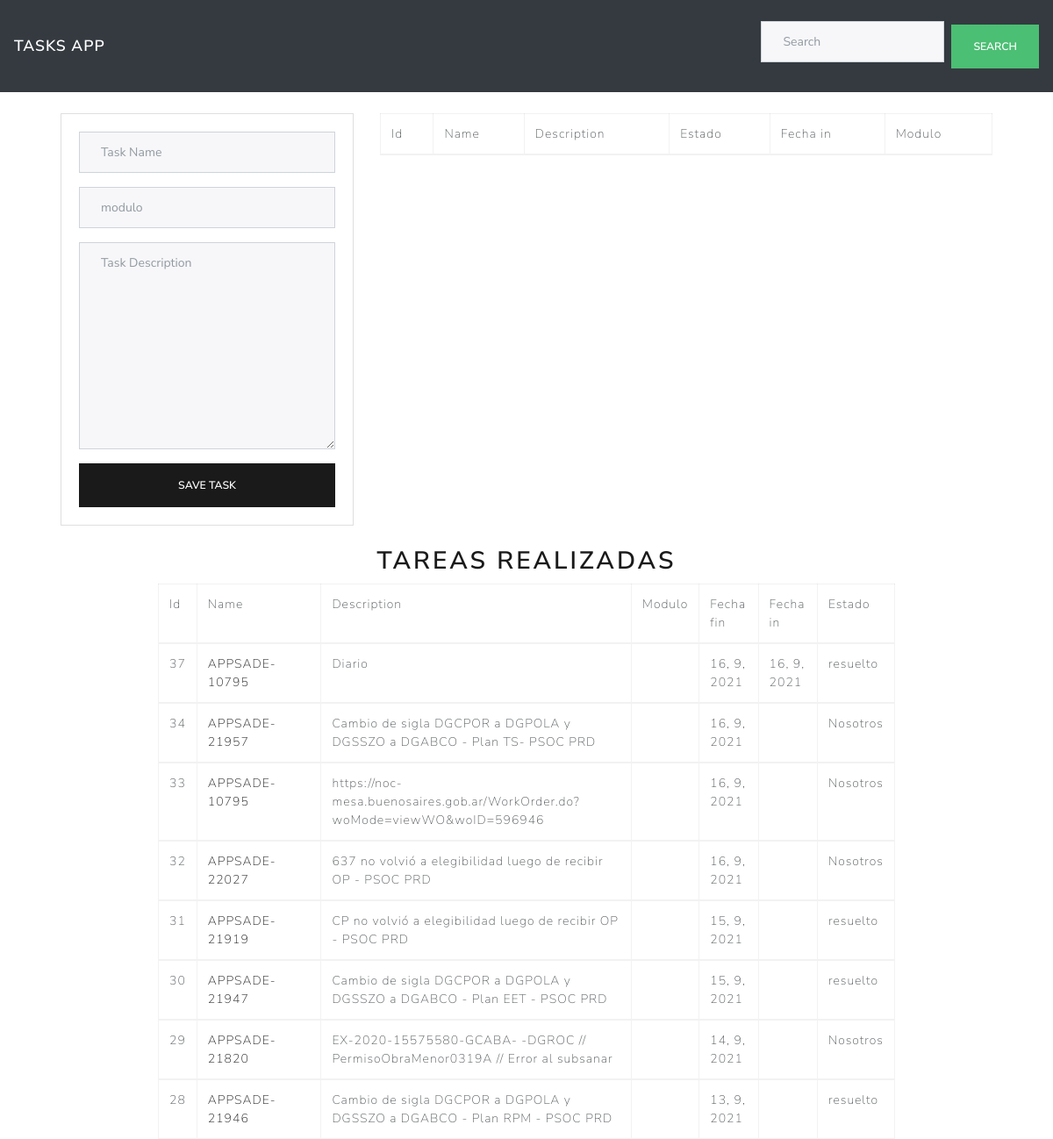
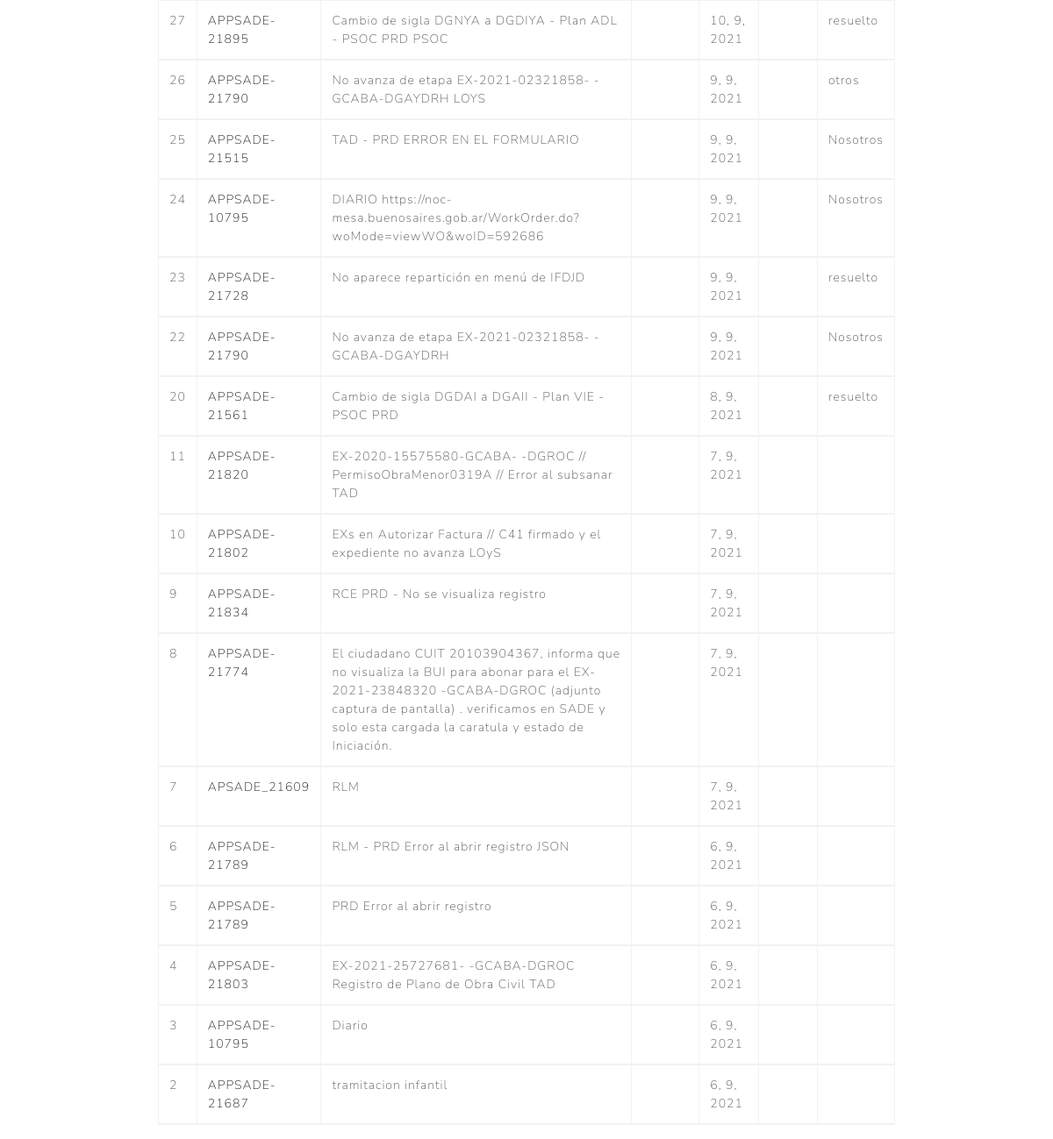
The page / on the database its author committed (2 pictures, top to bottom).
### tables this page shows
CREATE TABLE `realizado` (
  `id` int(15) NOT NULL,
  `name` varchar(225) NOT NULL,
  `description` varchar(225) NOT NULL,
  `fecha` varchar(225) NOT NULL,
  `notas` longblob NOT NULL,
  `estado` varchar(225) NOT NULL,
  `fecha_in` varchar(225) NOT NULL
);

### index.php (the view, shortened to what this page needs)
<!DOCTYPE html>
<html lang="en">
  <head>
    <link rel="stylesheet" href="https://bootswatch.com/4/lux/bootstrap.min.css">
    <link rel="stylesheet" type="text/css" href="fontawesome/css/all.css">
    <link rel="stylesheet" type="text/css" href="editor.css">
  </head>
  <body>
<?php
include('database.php');
$query="SELECT * FROM realizado ORDER BY id desc ";
$result = mysqli_query($connection, $query);
$row=mysqli_fetch_array($result);
 ?>
    <nav class="navbar navbar-expand-lg navbar-dark bg-dark">
      <a class="navbar-brand" href="#">Tasks App</a>
      <div class="collapse navbar-collapse" id="navbarSupportedContent">
        <ul class="navbar-nav ml-auto">
          <form class="form-inline my-2 my-lg-0">
            <input name="search" id="search" class="form-control mr-sm-2" type="search" placeholder="Search" aria-label="Search">
            <button class="btn btn-success my-2 my-sm-0" type="submit">Search</button>
          </form>
      </div>
    </nav>
    <div class="container">
      <div class="row p-4">
        <div class="col-md-4">
          <div class="card">
            <div class="card-body">
              <form id="task-form">
                <div class="form-group">
                  <input type="text" id="name" placeholder="Task Name" class="form-control">
                </div>
                <div class="form-group">
                  <input type="text" id="modulo" placeholder="modulo" class="form-control">
                </div>
                <div class="form-group">
                  <textarea id="description" cols="30" rows="10" class="form-control" placeholder="Task Description"></textarea>
                </div>
                <button type="submit" class="btn btn-primary btn-block text-center">
                  Save Task
                </button>
              </form>
            </div>
          </div>
        </div>
        <div class="col-md-8">
          <table class="table table-bordered table-sm">
            <thead>
              <tr>
                <td>Id</td>
                <td>Name</td>
                <td>Description</td>
                <td>Estado</td>
                <td>Fecha in</td>
                <td>Modulo</td>
              </tr>
            </thead>
          </table>
        </div>
      </div>
    </div>
    <div style="display: flex; justify-content: center; width: 100%; flex-direction: column;align-items: center;" id="realizadas" >
      <h2>tareas realizadas</h2>
      <div class="realizados" style="width:70%;">
    <table class="table table-bordered table-sm">
            <thead>
              <tr>
                <td>Id</td>
                <td>Name</td>
                <td>Description</td>
                <td>Modulo</td>
                <td>Fecha fin</td>
                <td>Fecha in</td>
                 <td>Estado</td>
              </tr>
            </thead>
            <?php
           if (isset($row)) {
            echo ' <thead>
              <tr>
                <td>'.$row['id'].'</td>
                <td>
                <a href="https://asijira.buenosaires.gob.ar/browse/'.$row['name'].'" class="task-item">
                '.$row['name'].'
                </td>
                <td>'.$row['description'].'</td>
                <td>'.$row['modulo'].'</td>
                <td>'.$row['fecha'].'</td>
                <td>'.$row['fecha_in'].'</td>
                <td>'.$row['estado'].'</td>
              </tr>
            </thead>
          ';
              while ($row=mysqli_fetch_array($result)){
                echo ' <thead>
              <tr>
                <td>'.$row['id'].'</td>
                <td>
                <a href="https://asijira.buenosaires.gob.ar/browse/'.$row['name'].'" class="task-item">
                '.$row['name'].'
                </td>
                <td>'.$row['description'].'</td>
                <td>'.$row['modulo'].'</td>
                <td>'.$row['fecha'].'</td>
                <td>'.$row['fecha_in'].'</td>
                <td>'.$row['estado'].'</td>
              </tr>
            </thead>
         ';
              }
            }
              ?>
          </table>
  </div>
    </div>
  </body>
</html>

### editor.css (style rules this page uses)
select, textarea, input[type="text"], input[type="password"], input[type="datetime"], input[type="datetime-local"], input[type="date"], input[type="month"], input[type="time"], input[type="week"], input[type="number"], input[type="email"], input[type="url"], input[type="search"], input[type="tel"], input[type="color"], .uneditable-input { height:auto; margin-bottom:10px; }

### rows shown on the page
realizado: id "37", name "APPSADE-10795", description "Diario", fecha "16, 9, 2021", fecha_in "16, 9, 2021", estado "resuelto"
realizado: id "34", name "APPSADE-21957", description "Cambio de sigla DGCPOR a DGPOLA y DGSSZO a DGABCO - Plan TS- PSOC PRD", fecha "16, 9, 2021", estado "Nosotros"
realizado: id "33", name "APPSADE-10795", description "https://noc-mesa.buenosaires.gob.ar/WorkOrder.do?woMode=viewWO&woID=596946", fecha "16, 9, 2021", estado "Nosotros"
realizado: id "32", name "APPSADE-22027", description "637 no volvió a elegibilidad luego de recibir OP - PSOC PRD", fecha "16, 9, 2021", estado "Nosotros"
realizado: id "31", name "APPSADE-21919", description "CP no volvió a elegibilidad luego de recibir OP - PSOC PRD", fecha "15, 9, 2021", estado "resuelto"
realizado: id "30", name "APPSADE-21947", description "Cambio de sigla DGCPOR a DGPOLA y DGSSZO a DGABCO - Plan EET - PSOC PRD", fecha "15, 9, 2021", estado "resuelto"
realizado: id "29", name "APPSADE-21820", description "EX-2020-15575580-GCABA- -DGROC // PermisoObraMenor0319A // Error al subsanar", fecha "14, 9, 2021", estado "Nosotros"
realizado: id "28", name "APPSADE-21946", description "Cambio de sigla DGCPOR a DGPOLA y DGSSZO a DGABCO - Plan RPM - PSOC PRD", fecha "13, 9, 2021", estado "resuelto"
realizado: id "27", name "APPSADE-21895", description "Cambio de sigla DGNYA a DGDIYA - Plan ADL - PSOC PRD PSOC", fecha "10, 9, 2021", estado "resuelto"
realizado: id "26", name "APPSADE-21790", description "No avanza de etapa EX-2021-02321858- -GCABA-DGAYDRH LOYS", fecha "9, 9, 2021", estado "otros"
realizado: id "25", name "APPSADE-21515", description "TAD - PRD ERROR EN EL FORMULARIO", fecha "9, 9, 2021", estado "Nosotros"
realizado: id "24", name "APPSADE-10795", description "DIARIO https://noc-mesa.buenosaires.gob.ar/WorkOrder.do?woMode=viewWO&woID=592686", fecha "9, 9, 2021", estado "Nosotros"
realizado: id "23", name "APPSADE-21728", description "No aparece repartición en menú de IFDJD", fecha "9, 9, 2021", estado "resuelto"
realizado: id "22", name "APPSADE-21790", description "No avanza de etapa EX-2021-02321858- -GCABA-DGAYDRH", fecha "9, 9, 2021", estado "Nosotros"
realizado: id "20", name "APPSADE-21561", description "Cambio de sigla DGDAI a DGAII - Plan VIE - PSOC PRD", fecha "8, 9, 2021", estado "resuelto"
realizado: id "11", name "APPSADE-21820", description "EX-2020-15575580-GCABA- -DGROC // PermisoObraMenor0319A // Error al subsanar TAD", fecha "7, 9, 2021"
realizado: id "10", name "APPSADE-21802", description "EXs en Autorizar Factura // C41 firmado y el expediente no avanza LOyS", fecha "7, 9, 2021"
realizado: id "9", name "APPSADE-21834", description "RCE PRD - No se visualiza registro", fecha "7, 9, 2021"
realizado: id "8", name "APPSADE-21774", description "El ciudadano CUIT 20103904367, informa que no visualiza la BUI para abonar para el EX-2021-23848320 -GCABA-DGROC (adjunto captura de pantalla) . verificamos en SADE y solo esta cargada la caratula y estado de Iniciación.", fecha "7, 9, 2021"
realizado: id "7", name "APSADE_21609", description "RLM", fecha "7, 9, 2021"
realizado: id "6", name "APPSADE-21789", description "RLM - PRD Error al abrir registro JSON", fecha "6, 9, 2021"
realizado: id "5", name "APPSADE-21789", description "PRD Error al abrir registro", fecha "6, 9, 2021"
realizado: id "4", name "APPSADE-21803", description "EX-2021-25727681- -GCABA-DGROC Registro de Plano de Obra Civil TAD", fecha "6, 9, 2021"
realizado: id "3", name "APPSADE-10795", description "Diario", fecha "6, 9, 2021"
realizado: id "2", name "APPSADE-21687", description "tramitacion infantil", fecha "6, 9, 2021"
